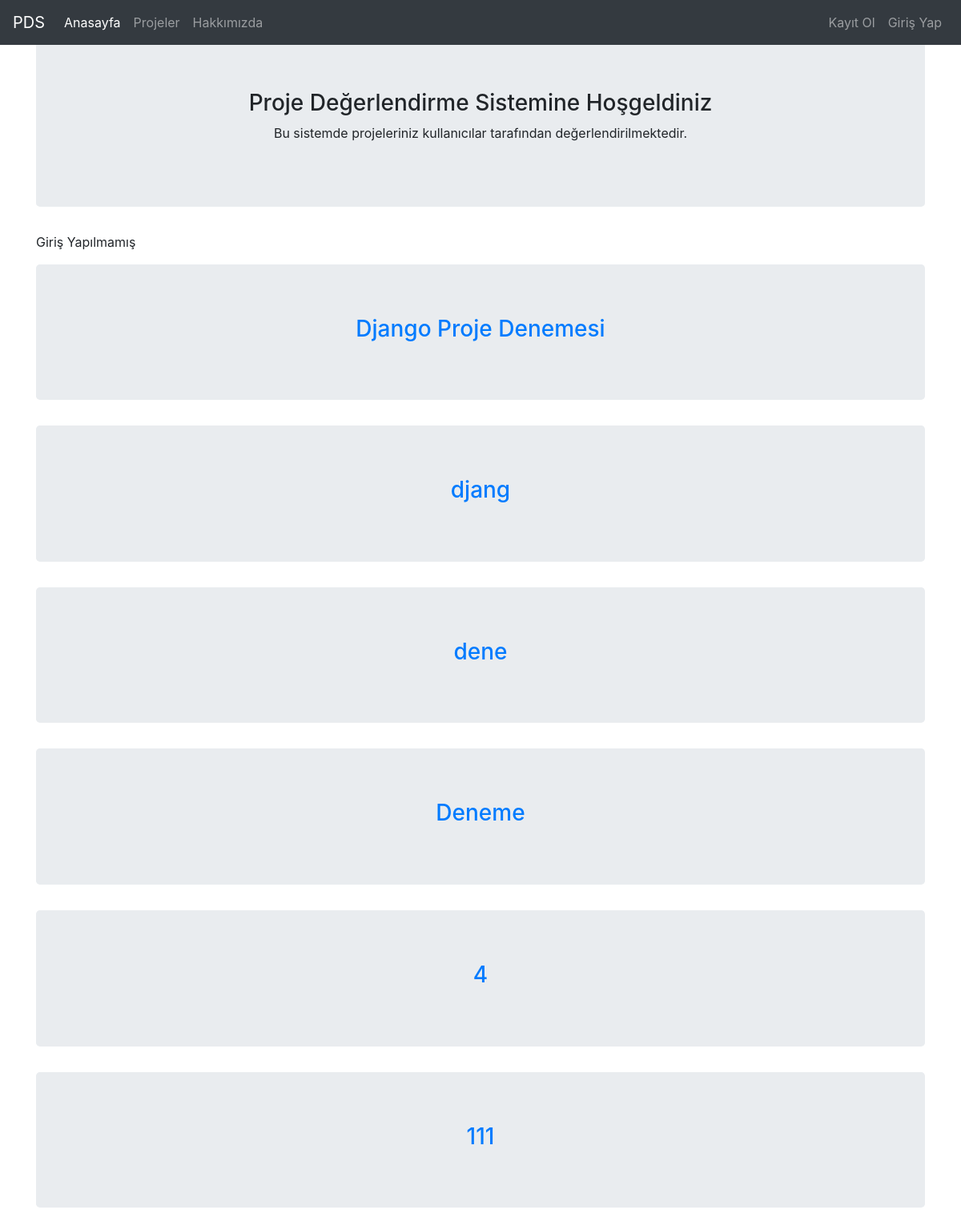
The page / on the database its author committed.
### project/models.py (models this page shows, shortened)
class Projeler(models.Model):
    STATUS = (
        ('True', 'Evet'),
        ('False', 'Hayır'),
    )
    author = models.ForeignKey("auth.User", on_delete=models.CASCADE)
    title = models.CharField(max_length=50)
    keywords = models.CharField(blank=True, max_length=50)
    description = models.CharField(max_length=300, blank=True)
    image = models.ImageField(blank=True, upload_to='images/')
    detail = models.TextField()
    videolink = models.CharField(max_length=50, blank=True)
    status = models.CharField(choices=STATUS, max_length=10)
    created_at = models.DateTimeField(auto_now_add=True)
    updated_at = models.DateTimeField(auto_now=True)
    class Meta:
        ordering = ['-created_at']

### project/views.py (the view)
# urls.py: path('', views.index, name= "index"),
def index(request):
    projects = Projeler.objects.all()
    context = {
        "projects":projects
    }
    return render(request, "index.html", context)

### templates/index.html
{% extends "layout.html" %}
{% block body %}
<div class="jumbotron text-center">
    <h3>Proje Değerlendirme Sistemine Hoşgeldiniz</h3>
    <p>Bu sistemde projeleriniz kullanıcılar tarafından değerlendirilmektedir.</p>
</div>
<p>
    {% if request.user.is_authenticated %}
        Giriş Yapılmış {{request.user.username}}
    {% else %}
        Giriş Yapılmamış
    {% endif %}
    {% if projects %}
        {% for project in projects %}
            <div class="jumbotron text-center">
                <h3><a href="/projects/project/{{project.id}}">{{project.title}}</a></strong></h3>
            </div>
        {% endfor %}
    {% else %}
    <hr>
        <div class="jumbotron text-center">Proje bulunmamaktadır.</div>
    {% endif %}
</p>
{% endblock body %}

### rows shown on the page
Projeler: title "Django Proje Denemesi"
Projeler: title "djang"
Projeler: title "dene"
Projeler: title "Deneme"
Projeler: title "4"
Projeler: title "111"
